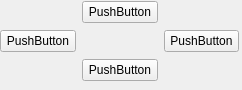
<?xml version="1.0" encoding="UTF-8"?>
<ui version="4.0">
 <class>DirectionKey</class>
 <widget class="QWidget" name="DirectionKey">
  <property name="geometry">
   <rect>
    <x>0</x>
    <y>0</y>
    <width>242</width>
    <height>90</height>
   </rect>
  </property>
  <property name="windowTitle">
   <string>Form</string>
  </property>
  <widget class="QWidget" name="layoutWidget">
   <property name="geometry">
    <rect>
     <x>0</x>
     <y>0</y>
     <width>239</width>
     <height>83</height>
    </rect>
   </property>
   <layout class="QGridLayout" name="gridLayout">
    <item row="0" column="0">
     <spacer name="verticalSpacer_2">
      <property name="orientation">
       <enum>Qt::Vertical</enum>
      </property>
      <property name="sizeHint" stdset="0">
       <size>
        <width>20</width>
        <height>28</height>
       </size>
      </property>
     </spacer>
    </item>
    <item row="0" column="1">
     <widget class="QPushButton" name="pushButton_4">
      <property name="text">
       <string>PushButton</string>
      </property>
     </widget>
    </item>
    <item row="0" column="2">
     <spacer name="horizontalSpacer_3">
      <property name="orientation">
       <enum>Qt::Horizontal</enum>
      </property>
      <property name="sizeHint" stdset="0">
       <size>
        <width>28</width>
        <height>20</height>
       </size>
      </property>
     </spacer>
    </item>
    <item row="1" column="0">
     <widget class="QPushButton" name="pushButton">
      <property name="text">
       <string>PushButton</string>
      </property>
     </widget>
    </item>
    <item row="1" column="2">
     <widget class="QPushButton" name="pushButton_2">
      <property name="text">
       <string>PushButton</string>
      </property>
     </widget>
    </item>
    <item row="2" column="0">
     <spacer name="verticalSpacer">
      <property name="orientation">
       <enum>Qt::Vertical</enum>
      </property>
      <property name="sizeHint" stdset="0">
       <size>
        <width>20</width>
        <height>28</height>
       </size>
      </property>
     </spacer>
    </item>
    <item row="2" column="1">
     <widget class="QPushButton" name="pushButton_3">
      <property name="text">
       <string>PushButton</string>
      </property>
     </widget>
    </item>
    <item row="2" column="2">
     <spacer name="horizontalSpacer">
      <property name="orientation">
       <enum>Qt::Horizontal</enum>
      </property>
      <property name="sizeHint" stdset="0">
       <size>
        <width>40</width>
        <height>20</height>
       </size>
      </property>
     </spacer>
    </item>
   </layout>
  </widget>
 </widget>
 <resources/>
 <connections/>
</ui>
